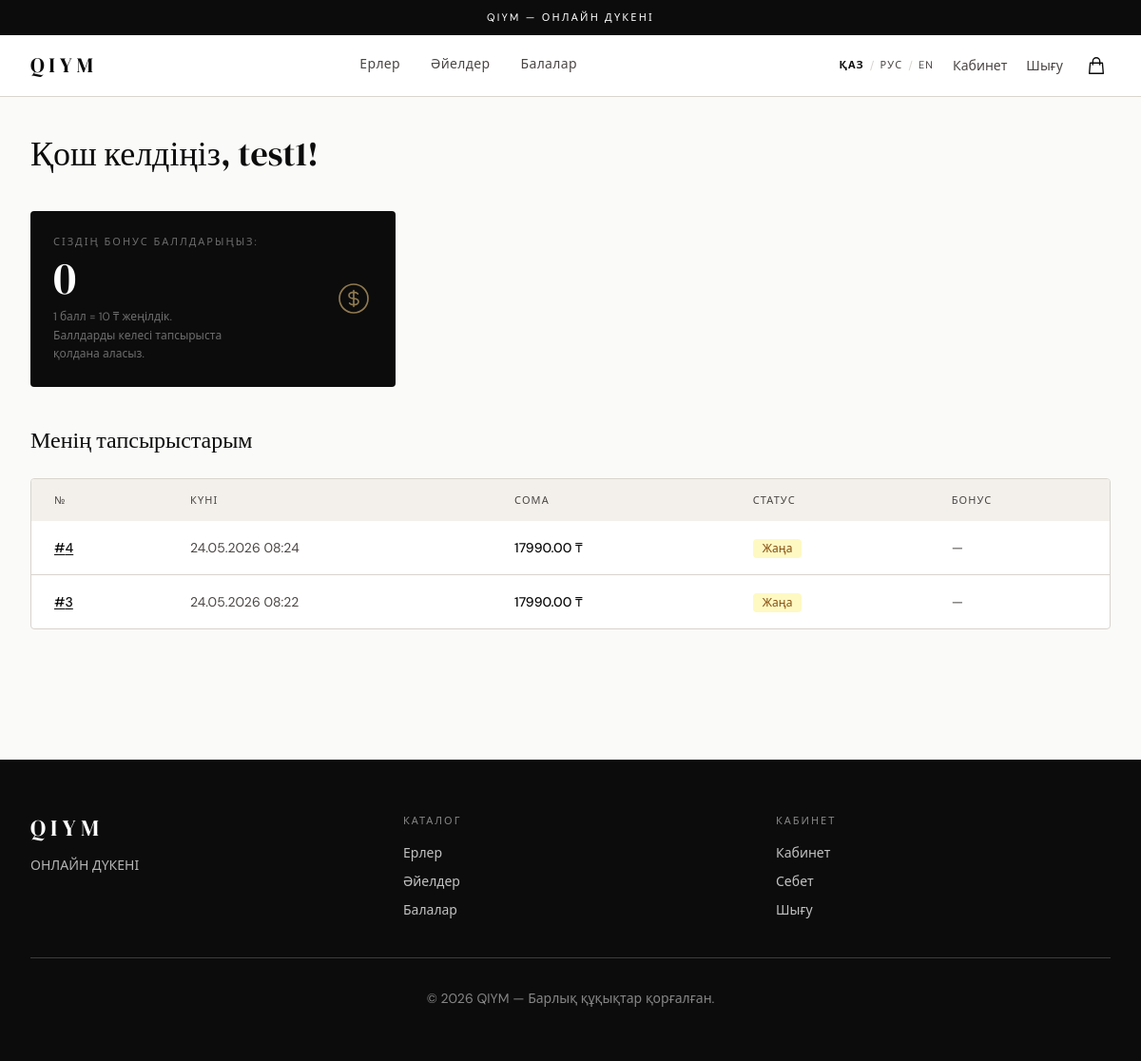
Page /profile/ (signed in) on the committed database.
### shop/models.py (models this page shows, shortened)
class Category(models.Model):
    name = models.CharField(max_length=50, verbose_name="Атауы")
    slug = models.SlugField(unique=True, verbose_name="Сілтеме")
    class Meta:
        verbose_name = "Санат"
        verbose_name_plural = "Санаттар"

class UserProfile(models.Model):
    user = models.OneToOneField(User, on_delete=models.CASCADE, related_name='profile')
    total_spent = models.DecimalField(max_digits=12, decimal_places=2, default=0, verbose_name="Жинақталған сома")
    bonus_points = models.PositiveIntegerField(default=0, verbose_name="Бонус баллдары")  # Жаңа өріс
    class Meta:
        verbose_name = "Пайдаланушы профилі"
        verbose_name_plural = "Пайдаланушы профильдері"
    def discount_percent(self):
        if self.total_spent < 100000:
            return 0
        base = 3
        steps = (self.total_spent // 100000) - 1
        discount = base + steps
        return min(discount, 30)

class Order(models.Model):
    STATUS_CHOICES = [
        ('new', 'Жаңа'),
        ('processing', 'Өңделуде'),
        ('completed', 'Орындалды'),
        ('cancelled', 'Бас тартылды'),
    ]
    user = models.ForeignKey(User, null=True, blank=True, on_delete=models.SET_NULL, verbose_name="Пайдаланушы")
    first_name = models.CharField(max_length=50, verbose_name="Аты")
    last_name = models.CharField(max_length=50, verbose_name="Тегі")
    phone = models.CharField(max_length=20, verbose_name="Телефон")
    city = models.ForeignKey(City, null=True, on_delete=models.SET_NULL, verbose_name="Қала", related_name='orders')
    address = models.TextField(verbose_name="Мекенжай")
    created_at = models.DateTimeField(auto_now_add=True, verbose_name="Құрылған уақыт")
    status = models.CharField(max_length=20, choices=STATUS_CHOICES, default='new', verbose_name="Статус")
    total_price = models.DecimalField(max_digits=12, decimal_places=2, verbose_name="Жалпы баға")
    discount_applied = models.DecimalField(max_digits=5, decimal_places=2, default=0, verbose_name="Қолданылған жеңілдік (%)")
    is_viewed = models.BooleanField(default=False, verbose_name="Қаралды ма?")
    bonus_points_used = models.PositiveIntegerField(default=0, verbose_name="Қолданылған баллдар")
    bonus_points_earned = models.PositiveIntegerField(default=0, verbose_name="Жинақталған баллдар")
    class Meta:
        verbose_name = "Тапсырыс"
        verbose_name_plural = "Тапсырыстар"

### shop/views.py (the view)
# urls.py: path('profile/', views.profile, name='profile'),
@login_required
def profile(request):
    orders = Order.objects.filter(user=request.user).order_by('-created_at')
    profile, created = UserProfile.objects.get_or_create(user=request.user)
    total_spent = profile.total_spent
    discount = profile.discount_percent()
    next_threshold = (total_spent // 100000 + 1) * 100000
    need_to_next = next_threshold - total_spent
    next_discount = discount + 1 if discount < 30 else 30
    context = {
        'orders': orders,
        'total_spent': total_spent,
        'discount': discount,
        'need_to_next': need_to_next,
        'next_discount': next_discount,
        'profile': profile,
    }
    return render(request, 'shop/profile.html', context)

### shop/context_processors.py (called while the page is built)
def site_context(request):
    categories = Category.objects.all()
    banners = Banner.objects.filter(is_active=True)
    return {
        'categories': categories,
        'banners': banners,
        'current_language': get_language(),
    }

### shop/json_translations.py (called while the page is built)
def _load():
    if _cache:
        return
    base = os.path.join(os.path.dirname(os.path.dirname(__file__)), 'translations')
    for lang in ('kk', 'en', 'ru'):
        with open(os.path.join(base, f'{lang}.json'), encoding='utf-8') as f:
            _cache[lang] = json.load(f)

def t(key, **kwargs):
    _load()
    lang = (get_language() or 'kk')[:2]
    if lang not in _cache:
        lang = 'kk'
    value = _cache[lang].get(key) or _cache['kk'].get(key, key)
    return value.format(**kwargs) if kwargs else value

### shop/templatetags/i18n_tags.py (called while the page is built)
@register.simple_tag
def translate(key, **kwargs):
    return _t(key, **kwargs)

@register.filter
def translate_status(status):
    return _t(f'status.{status}')

### templates/shop/profile.html (shortened to what this page needs)
{% extends 'shop/base.html' %}
{% load static %}
{% load i18n_tags %}
{% block content %}
<div class="max-w-7xl mx-auto px-4 lg:px-8 py-10">
    <h1 class="font-serif text-3xl md:text-4xl text-q-black mb-10">{% translate "profile.welcome" name=user.first_name|default:user.username %}</h1>
    <div class="bg-q-black text-white rounded p-6 mb-10 flex items-center justify-between max-w-sm">
        <div>
            <p class="text-[11px] uppercase tracking-[0.18em] text-white/40 mb-1.5">{% translate "profile.bonus_label" %}</p>
            <p class="font-serif text-5xl leading-none mb-2">{{ profile.bonus_points }}</p>
            <p class="text-xs text-white/40 leading-relaxed max-w-[180px]">{% translate "profile.bonus_info" %}</p>
        </div>
    </div>
    <h2 class="font-serif text-2xl text-q-black mb-6">{% translate "profile.orders_heading" %}</h2>
    {% if orders %}
    <div class="bg-white border border-q-border rounded overflow-hidden">
        <table class="min-w-full">
            <thead class="bg-q-light">
                <tr>
                    <th class="px-6 py-3.5 text-left text-[11px] font-medium text-q-gray uppercase tracking-widest">{% translate "profile.col_number" %}</th>
                    <th class="px-6 py-3.5 text-left text-[11px] font-medium text-q-gray uppercase tracking-widest">{% translate "profile.col_date" %}</th>
                    <th class="px-6 py-3.5 text-left text-[11px] font-medium text-q-gray uppercase tracking-widest">{% translate "profile.col_amount" %}</th>
                    <th class="px-6 py-3.5 text-left text-[11px] font-medium text-q-gray uppercase tracking-widest">{% translate "profile.col_status" %}</th>
                    <th class="px-6 py-3.5 text-left text-[11px] font-medium text-q-gray uppercase tracking-widest">{% translate "profile.col_bonus" %}</th>
                </tr>
            </thead>
            <tbody class="divide-y divide-q-border">
                {% for order in orders %}
                <tr class="hover:bg-q-light transition-colors">
                    <td class="px-6 py-4 text-sm">
                        <a href="{% url 'order_detail' order.id %}"
                           class="font-medium text-q-black hover:text-q-gold underline underline-offset-2 transition-colors">#{{ order.id }}</a>
                    </td>
                    <td class="px-6 py-4 text-sm text-q-gray">{{ order.created_at|date:"d.m.Y H:i" }}</td>
                    <td class="px-6 py-4 text-sm font-medium text-q-black">{{ order.total_price }} ₸</td>
                    <td class="px-6 py-4">
                        <span class="inline-flex items-center px-2.5 py-0.5 text-xs font-medium rounded
                            {% if order.status == 'new' %}bg-[#FEF9C3] text-[#854D0E]
                            {% elif order.status == 'completed' %}bg-[#DCFCE7] text-[#166534]
                            {% elif order.status == 'cancelled' %}bg-[#FEE2E2] text-[#991B1B]
                            {% else %}bg-[#DBEAFE] text-[#1E40AF]{% endif %}">
                            {{ order.status|translate_status }}
                        </span>
                    </td>
                    <td class="px-6 py-4 text-sm">
                        {% if order.bonus_points_earned > 0 %}
                            <span class="text-[#166534] font-medium">+{{ order.bonus_points_earned }}</span>
                        {% else %}
                            <span class="text-q-gray">—</span>
                        {% endif %}
                    </td>
                </tr>
                {% endfor %}
            </tbody>
        </table>
    </div>
    {% endif %}
</div>
{% endblock %}

### templates/shop/base.html (shortened to what this page needs)
{% load i18n_tags %}
<!DOCTYPE html>
<html lang="{{ current_language }}">
<head>
    <link rel="stylesheet" href="https://cdn.jsdelivr.net/npm/swiper@11/swiper-bundle.min.css" />
    <script src="https://cdn.tailwindcss.com"></script>
</head>
<body class="bg-q-cream font-sans flex flex-col min-h-screen text-q-black">
    <div class="bg-q-black text-white text-center py-2.5 text-[11px] tracking-[0.2em] uppercase select-none">
        QIYM — {% translate "nav.site_subtitle" %}
    </div>
    <header class="bg-white border-b border-q-border sticky top-0 z-50">
        <div class="max-w-7xl mx-auto px-4 lg:px-8">
            <div class="flex items-center justify-between h-16">
                <a href="{% url 'home' %}" class="flex-shrink-0 group">
                    <span class="font-serif text-[22px] tracking-[0.22em] text-q-black group-hover:text-q-gold transition-colors duration-200">QIYM</span>
                </a>
                <nav class="hidden md:flex items-center gap-8">
                    {% for category in categories %}
                        <a href="{% url 'home' %}?category={{ category.slug }}"
                           class="nav-link relative text-sm tracking-wide pb-1 transition-colors duration-200
                                  {% if selected_category == category.slug %}text-q-black font-medium active{% else %}text-q-gray hover:text-q-black{% endif %}">
                            {{ category.name }}
                        </a>
                    {% endfor %}
                </nav>
                <div class="flex items-center gap-5">
                    <form method="post" action="{% url 'set_language' %}" class="hidden lg:flex items-center gap-1">
                        <button name="language" value="kk"
                                class="text-[11px] tracking-widest uppercase py-0.5 transition-colors
                                       {% if current_language == 'kk' %}text-q-black font-semibold{% else %}text-q-gray hover:text-q-black{% endif %}">ҚАЗ</button>
                        <span class="text-q-border text-xs mx-0.5">/</span>
                        <button name="language" value="ru"
                                class="text-[11px] tracking-widest uppercase py-0.5 transition-colors
                                       {% if current_language == 'ru' %}text-q-black font-semibold{% else %}text-q-gray hover:text-q-black{% endif %}">РУС</button>
                        <span class="text-q-border text-xs mx-0.5">/</span>
                        <button name="language" value="en"
                                class="text-[11px] tracking-widest uppercase py-0.5 transition-colors
                                       {% if current_language == 'en' %}text-q-black font-semibold{% else %}text-q-gray hover:text-q-black{% endif %}">EN</button>
                    </form>
                    {% if user.is_authenticated %}
                        <a href="{% url 'profile' %}" class="hidden md:block text-sm text-q-gray hover:text-q-black transition-colors">{% translate "nav.cabinet" %}</a>
                        <a href="{% url 'logout' %}" class="hidden md:block text-sm text-q-gray hover:text-q-black transition-colors">{% translate "nav.logout" %}</a>
                    {% else %}
                        <a href="{% url 'login' %}" class="hidden md:block text-sm text-q-gray hover:text-q-black transition-colors">{% translate "nav.login" %}</a>
                        <a href="{% url 'signup' %}" class="hidden md:block text-sm text-q-gray hover:text-q-black transition-colors">{% translate "nav.signup" %}</a>
                    {% endif %}
                    <a href="{% url 'cart_detail' %}" class="relative p-1 text-q-black hover:opacity-60 transition-opacity">
                        <svg xmlns="http://www.w3.org/2000/svg" class="h-[22px] w-[22px]" fill="none" viewBox="0 0 24 24" stroke="currentColor" stroke-width="1.5">
                            <path stroke-linecap="round" stroke-linejoin="round" d="M16 11V7a4 4 0 00-8 0v4M5 9h14l1 12H4L5 9z" />
                        </svg>
                    </a>
                </div>
            </div>
        </div>
    </header>
    <main class="flex-grow w-full">
        {% block content %}{% endblock %}
    </main>
    <footer class="bg-q-black text-white mt-24">
        <div class="max-w-7xl mx-auto px-4 lg:px-8 py-14">
            <div class="grid grid-cols-1 md:grid-cols-3 gap-10 pb-10 border-b border-white/20">
                <div>
                    <span class="font-serif text-2xl tracking-[0.22em]">QIYM</span>
                    <p class="text-white/70 text-sm mt-3 leading-relaxed">{% translate "nav.site_subtitle" %}</p>
                </div>
                <div>
                    <p class="text-[11px] uppercase tracking-[0.18em] text-white/50 mb-4">Каталог</p>
                    <div class="flex flex-col gap-2.5">
                        {% for category in categories %}
                            <a href="{% url 'home' %}?category={{ category.slug }}" class="text-sm text-white/75 hover:text-white transition-colors">{{ category.name }}</a>
                        {% endfor %}
                    </div>
                </div>
                <div>
                    <p class="text-[11px] uppercase tracking-[0.18em] text-white/50 mb-4">{% translate "nav.cabinet" %}</p>
                    <div class="flex flex-col gap-2.5">
                        {% if user.is_authenticated %}
                            <a href="{% url 'profile' %}" class="text-sm text-white/75 hover:text-white transition-colors">{% translate "nav.cabinet" %}</a>
                            <a href="{% url 'cart_detail' %}" class="text-sm text-white/75 hover:text-white transition-colors">{% translate "cart.title" %}</a>
                            <a href="{% url 'logout' %}" class="text-sm text-white/75 hover:text-white transition-colors">{% translate "nav.logout" %}</a>
                        {% else %}
                            <a href="{% url 'login' %}" class="text-sm text-white/75 hover:text-white transition-colors">{% translate "nav.login" %}</a>
                            <a href="{% url 'signup' %}" class="text-sm text-white/75 hover:text-white transition-colors">{% translate "nav.signup" %}</a>
                        {% endif %}
                    </div>
                </div>
            </div>
            <p class="text-white/50 text-sm text-center pt-8">&copy; 2026 QIYM — {% translate "nav.footer" %}</p>
        </div>
    </footer>
</body>
</html>

### templates/shop/base.html (style rules this page uses)
body { font-family: 'DM Sans', system-ui, sans-serif; }
.nav-link::after { content: ''; position: absolute; bottom: -4px; left: 0; width: 0; height: 1px; background: #0C0C0C; transition: width 0.25s ease; }

### rows in the picture
Category: name "Ерлер"
Category: name "Әйелдер"
Category: name "Балалар"
UserProfile: bonus_points "0"
Order: id "4", created_at "24.05.2026 08:24", total_price "17990.00", status|translate_status "Жаңа"
Order: id "3", created_at "24.05.2026 08:22", total_price "17990.00", status|translate_status "Жаңа"
